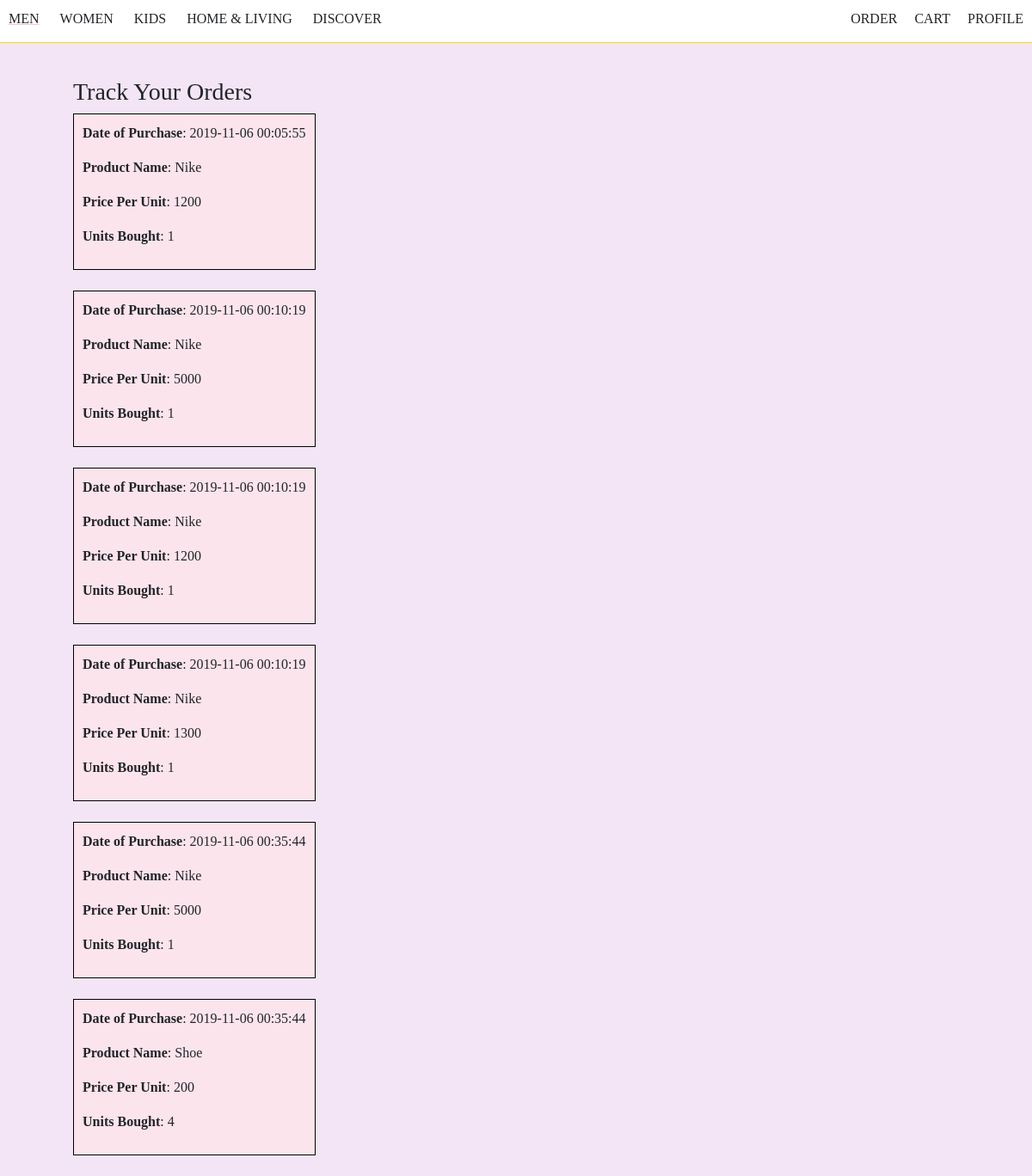
The app's page /order.php with its own data.
### tables this page shows
CREATE TABLE IF NOT EXISTS `orders` (
  `id` int(15) NOT NULL AUTO_INCREMENT,
  `product_code` varchar(255) NOT NULL,
  `product_name` varchar(255) NOT NULL,
  `product_desc` varchar(255) NOT NULL,
  `price` int(10) NOT NULL,
  `units` int(5) NOT NULL,
  `total` int(15) NOT NULL,
  `date` timestamp NOT NULL DEFAULT CURRENT_TIMESTAMP,
  `email` varchar(255) NOT NULL,
  PRIMARY KEY (`id`)
);

### order.php (the view, shortened to what this page needs)
<?php
include 'conn.php';
?>
<!doctype html>
<html class="no-js" lang="en">
  <head>
    <link rel="stylesheet" href="bootstrap.min.css">
    <link rel="stylesheet" type="text/css" href="style.css">
    <link rel="stylesheet" type="text/css" href="brand.css">
  </head>
  <body style="background-color: #f3e5f5">
    <?php
    include'loginheader.php';
    ?>
    <div class="row" style=" padding-left: 100px;padding-top: 90px">
      <div class="large-12">
        <h3>Track Your Orders</h3>
        <?php
        $user=$_SESSION['username'];
          $result = mysqli_query($link,"SELECT * from orders where email='$user'");
          if($result) {
            while($obj = $result->fetch_object()) {
              echo '<div class="order">';
              echo '<p><strong>Date of Purchase</strong>: '.$obj->date.'</p>';
              echo '<p><strong>Product Name</strong>: '.$obj->product_name.'</p>';
              echo '<p><strong>Price Per Unit</strong>: '.$obj->price.'</p>';
              echo '<p><strong>Units Bought</strong>: '.$obj->units.'</p>';
              echo '</div><br>';
            }
          }
        ?>
      </div>
    </div>
  </body>
</html>

### style.css (style rules this page uses)
body { font-family:consolas; }

### order.php (style rules this page uses)
.order { background-color: #fce4ec; border: 1pt solid black; padding: 10px; }

### records on screen
orders: date "2019-11-06 00:05:55", product_name "Nike", price "1200", units "1"
orders: date "2019-11-06 00:10:19", product_name "Nike", price "5000", units "1"
orders: date "2019-11-06 00:10:19", product_name "Nike", price "1200", units "1"
orders: date "2019-11-06 00:10:19", product_name "Nike", price "1300", units "1"
orders: date "2019-11-06 00:35:44", product_name "Nike", price "5000", units "1"
orders: date "2019-11-06 00:35:44", product_name "Shoe", price "200", units "4"
